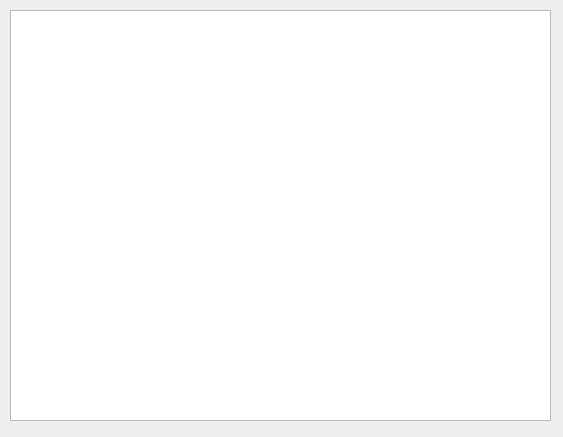
<?xml version="1.0" encoding="UTF-8"?>
<ui version="4.0">
 <class>PreviewWindow</class>
 <widget class="QDialog" name="PreviewWindow">
  <property name="geometry">
   <rect>
    <x>0</x>
    <y>0</y>
    <width>563</width>
    <height>437</height>
   </rect>
  </property>
  <property name="windowTitle">
   <string>Dialog</string>
  </property>
  <widget class="QTableWidget" name="PreviewTable">
   <property name="geometry">
    <rect>
     <x>10</x>
     <y>10</y>
     <width>541</width>
     <height>411</height>
    </rect>
   </property>
  </widget>
 </widget>
 <resources/>
 <connections/>
</ui>
